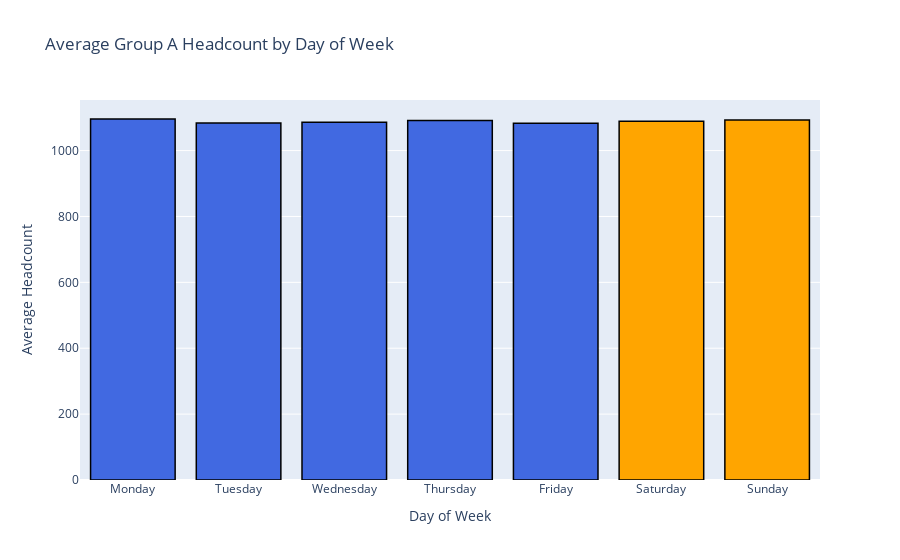

Notebook code cell kept with this figure:
### Code cell
# Calculate average headcount by day of week
avg_by_weekday = daily_df.groupby("weekday")["headcount"].mean().reindex(
    ["Monday", "Tuesday", "Wednesday", "Thursday", "Friday", "Saturday", "Sunday"]
)

fig_dow = px.bar(
    avg_by_weekday,
    title="Average Group A Headcount by Day of Week",
    labels={"value": "Average Headcount", "weekday": "Day of Week"},
    color=avg_by_weekday.index,
    color_discrete_sequence=['royalblue']*5 + ['orange', 'orange']
)
fig_dow.update_traces(marker_line_color='black', marker_line_width=1.5)
fig_dow.update_layout(showlegend=False)
fig_dow.show()

### Figure 1 — Plotly figure (JSON) as saved in the notebook; plotly's stock layout.template omitted (floating-point values rounded to 4 significant figures)
{"data": [{"hovertemplate": "Day of Week=%{x}<br>Average Headcount=%{y}<extra></extra>", "legendgroup": "Monday", "marker": {"color": "royalblue", "line": {"color": "black", "width": 1.5}, "pattern": {"shape": ""}}, "name": "Monday", "orientation": "v", "showlegend": true, "textposition": "auto", "type": "bar", "x": ["Monday"], "xaxis": "x", "y": [1096.0], "yaxis": "y"}, {"hovertemplate": "Day of Week=%{x}<br>Average Headcount=%{y}<extra></extra>", "legendgroup": "Tuesday", "marker": {"color": "royalblue", "line": {"color": "black", "width": 1.5}, "pattern": {"shape": ""}}, "name": "Tuesday", "orientation": "v", "showlegend": true, "textposition": "auto", "type": "bar", "x": ["Tuesday"], "xaxis": "x", "y": [1084.0], "yaxis": "y"}, {"hovertemplate": "Day of Week=%{x}<br>Average Headcount=%{y}<extra></extra>", "legendgroup": "Wednesday", "marker": {"color": "royalblue", "line": {"color": "black", "width": 1.5}, "pattern": {"shape": ""}}, "name": "Wednesday", "orientation": "v", "showlegend": true, "textposition": "auto", "type": "bar", "x": ["Wednesday"], "xaxis": "x", "y": [1086.0], "yaxis": "y"}, {"hovertemplate": "Day of Week=%{x}<br>Average Headcount=%{y}<extra></extra>", "legendgroup": "Thursday", "marker": {"color": "royalblue", "line": {"color": "black", "width": 1.5}, "pattern": {"shape": ""}}, "name": "Thursday", "orientation": "v", "showlegend": true, "textposition": "auto", "type": "bar", "x": ["Thursday"], "xaxis": "x", "y": [1092.0], "yaxis": "y"}, {"hovertemplate": "Day of Week=%{x}<br>Average Headcount=%{y}<extra></extra>", "legendgroup": "Friday", "marker": {"color": "royalblue", "line": {"color": "black", "width": 1.5}, "pattern": {"shape": ""}}, "name": "Friday", "orientation": "v", "showlegend": true, "textposition": "auto", "type": "bar", "x": ["Friday"], "xaxis": "x", "y": [1083.0], "yaxis": "y"}, {"hovertemplate": "Day of Week=%{x}<br>Average Headcount=%{y}<extra></extra>", "legendgroup": "Saturday", "marker": {"color": "orange", "line": {"color": "black", "width": 1.5}, "pattern": {"shape": ""}}, "name": "Saturday", "orientation": "v", "showlegend": true, "textposition": "auto", "type": "bar", "x": ["Saturday"], "xaxis": "x", "y": [1089.0], "yaxis": "y"}, {"hovertemplate": "Day of Week=%{x}<br>Average Headcount=%{y}<extra></extra>", "legendgroup": "Sunday", "marker": {"color": "orange", "line": {"color": "black", "width": 1.5}, "pattern": {"shape": ""}}, "name": "Sunday", "orientation": "v", "showlegend": true, "textposition": "auto", "type": "bar", "x": ["Sunday"], "xaxis": "x", "y": [1093.0], "yaxis": "y"}], "layout": {"barmode": "relative", "legend": {"title": {"text": "Day of Week"}, "tracegroupgap": 0}, "showlegend": false, "title": {"text": "Average Group A Headcount by Day of Week"}, "xaxis": {"anchor": "y", "categoryarray": ["Monday", "Tuesday", "Wednesday", "Thursday", "Friday", "Saturday", "Sunday"], "categoryorder": "array", "domain": [0, 1], "title": {"text": "Day of Week"}}, "yaxis": {"anchor": "x", "domain": [0, 1], "title": {"text": "Average Headcount"}}}}
